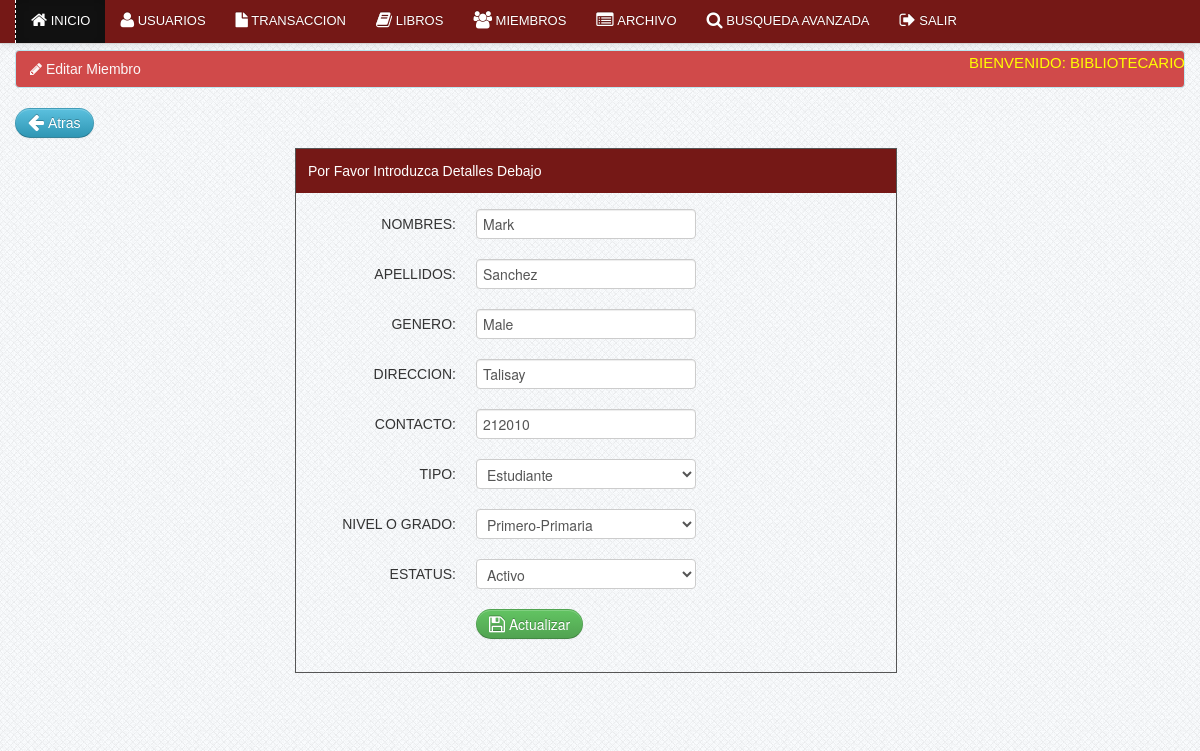
The page /librarian/edit_member.php?id=52 (signed in) on the database its author committed.
### tables this page shows
CREATE TABLE IF NOT EXISTS `member` (
  `member_id` int(11) NOT NULL AUTO_INCREMENT,
  `firstname` varchar(100) NOT NULL,
  `lastname` varchar(100) NOT NULL,
  `gender` varchar(10) NOT NULL,
  `address` varchar(100) NOT NULL,
  `contact` varchar(100) NOT NULL,
  `type` varchar(100) NOT NULL,
  `year_level` varchar(100) NOT NULL,
  `status` varchar(100) NOT NULL,
  PRIMARY KEY (`member_id`)
);

### librarian/edit_member.php (the view, shortened to what this page needs)
<?php include('header.php'); ?>
<?php include('navbar_dashboard.php'); ?>
<?php $get_id = $_GET['id']; ?>
    <div class="container">
		<div class="margin-top">
			<div class="row">
			<div class="span12">
		<?php
		$query=mysql_query("select * from member where member_id='$get_id'")or die(mysql_error());
		$row=mysql_fetch_array($query);
		?>
             <div class="alert alert-info"><i class="icon-pencil"></i>&nbsp;Editar Miembro</div>
			<p><a class="btn btn-info" href="member.php"><i class="icon-arrow-left icon-large"></i>&nbsp;Atras</a></p>
	<div class="addstudent">
	<div class="details">Por Favor Introduzca Detalles Debajo</div>
	<form class="form-horizontal" method="POST" action="update_member.php" enctype="multipart/form-data">
		<div class="control-group">
			<label class="control-label" for="inputEmail">Nombres:</label>
			<div class="controls">
			<input type="text" id="inputEmail" name="firstname" value="<?php echo $row['firstname']; ?>" placeholder="Nombres" required>
			</div>
		</div>
		<div class="control-group">
			<label class="control-label" for="inputPassword">Apellidos:</label>
			<div class="controls">
			<input type="text" id="inputPassword" name="lastname" value="<?php echo $row['lastname']; ?>" placeholder="Apellidos" required>
			</div>
		</div>
		<div class="control-group">
			<label class="control-label" for="inputPassword">Genero:</label>
			<div class="controls">
			<input type="text" id="inputPassword" name="gender" value="<?php echo $row['gender']; ?>" placeholder="Genero" required>
			</div>
		</div>
		<div class="control-group">
			<label class="control-label" for="inputPassword">Direccion:</label>
			<div class="controls">
			<input type="text" id="inputPassword" name="address" value="<?php echo $row['address']; ?>" placeholder="Direccion" required>
			</div>
		</div>
		<div class="control-group">
			<label class="control-label" for="inputPassword">Contacto:</label>
			<div class="controls">
			<input type='tel'" class="search" name="contact" value="<?php echo $row['contact']; ?>"  placeholder="Numero de Telefono"  autocomplete="off"  maxlength="09" >
			</div>
		</div>
		<div class="control-group">
			<label class="control-label" for="inputPassword">Tipo:</label>
			<div class="controls">
			<select name="type" required>
									<option>Estudiante</option>
				</select>
			</div>
		</div>
		<div class="control-group">
			<label class="control-label" for="inputPassword">Nivel o grado:</label>
			<div class="controls">
				<select name="year_level" required>
									<option>Primero-Primaria</option>
				</select>
			</div>
		</div>
				<div class="control-group">
			<label class="control-label" for="inputPassword">Estatus:</label>
			<div class="controls">
				<select name="status" required>
									<option>Activo</option>
				</select>
			</div>
		</div>
		<div class="control-group">
			<div class="controls">
			<button name="submit" type="submit" class="btn btn-success"><i class="icon-save icon-large"></i>&nbsp;Actualizar</button>
			</div>
		</div>
    </form>
			</div>
			</div>
			</div>
		</div>
    </div>
<?php include('footer.php') ?>

### css/docs.css (style rules this page uses)
body { font-family:'TR Century Gothic',Helvetica,Arial,sans-serif !important; }
.btn { border-radius: 25px !important; }
.alert { text-shadow: none; }
.addstudent { border: 1px solid #555555; margin-bottom: 50px; margin-left: 280px; padding-bottom: 13px; width: 600px; }
.details { background: none repeat scroll 0 0 #751816; color: #FFFFFF; margin-bottom: 16px; padding: 12px; }
.form-horizontal .control-label { float: left; padding-top: 5px; text-align: right; width: 160px; text-transform:uppercase; }
.margin-top { margin-top:50px; }
body { background: url(../img/grid_noise.png); position: relative; }

### css/print.css (style rules this page uses)
.btn { display:none; }
.alert { display:none; }
body { font-family:arial; font-size:13px; }

### rows shown on the page
member: firstname "Mark", lastname "Sanchez", gender "Male", address "Talisay", contact "212010"
